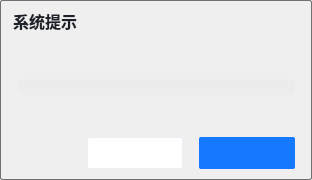
<?xml version="1.0" encoding="UTF-8"?>
<ui version="4.0">
 <class>ProgressBarDlg</class>
 <widget class="QWidget" name="ProgressBarDlg">
  <property name="geometry">
   <rect>
    <x>0</x>
    <y>0</y>
    <width>312</width>
    <height>180</height>
   </rect>
  </property>
  <property name="minimumSize">
   <size>
    <width>312</width>
    <height>180</height>
   </size>
  </property>
  <property name="maximumSize">
   <size>
    <width>312</width>
    <height>180</height>
   </size>
  </property>
  <property name="windowTitle">
   <string>Form</string>
  </property>
  <property name="styleSheet">
   <string notr="true">border:1px solid #707070;
border-radius:2px;</string>
  </property>
  <layout class="QVBoxLayout" name="verticalLayout_3">
   <property name="spacing">
    <number>0</number>
   </property>
   <property name="leftMargin">
    <number>1</number>
   </property>
   <property name="topMargin">
    <number>1</number>
   </property>
   <property name="rightMargin">
    <number>1</number>
   </property>
   <property name="bottomMargin">
    <number>1</number>
   </property>
   <item>
    <widget class="QWidget" name="widget_title" native="true">
     <property name="minimumSize">
      <size>
       <width>0</width>
       <height>40</height>
      </size>
     </property>
     <property name="maximumSize">
      <size>
       <width>16777215</width>
       <height>40</height>
      </size>
     </property>
     <property name="styleSheet">
      <string notr="true">
border-top-left-radius:2px;
border-top-right-radius:2px;
border:none;
background:transparent;</string>
     </property>
     <layout class="QHBoxLayout" name="horizontalLayout">
      <property name="spacing">
       <number>8</number>
      </property>
      <property name="leftMargin">
       <number>12</number>
      </property>
      <property name="topMargin">
       <number>8</number>
      </property>
      <property name="rightMargin">
       <number>6</number>
      </property>
      <property name="bottomMargin">
       <number>8</number>
      </property>
      <item>
       <widget class="QLabel" name="label">
        <property name="styleSheet">
         <string notr="true">font-size: 16px;
font-weight: 500;
color: #1D2129;
line-height: 22px;</string>
        </property>
        <property name="text">
         <string>系统提示</string>
        </property>
       </widget>
      </item>
      <item>
       <spacer name="horizontalSpacer">
        <property name="orientation">
         <enum>Qt::Horizontal</enum>
        </property>
        <property name="sizeHint" stdset="0">
         <size>
          <width>21</width>
          <height>19</height>
         </size>
        </property>
       </spacer>
      </item>
      <item>
       <widget class="QPushButton" name="btn_close">
        <property name="minimumSize">
         <size>
          <width>28</width>
          <height>28</height>
         </size>
        </property>
        <property name="maximumSize">
         <size>
          <width>28</width>
          <height>28</height>
         </size>
        </property>
        <property name="styleSheet">
         <string notr="true">border-image: url(:/curve/res/curve/icons_close.png);</string>
        </property>
        <property name="text">
         <string/>
        </property>
       </widget>
      </item>
     </layout>
    </widget>
   </item>
   <item>
    <widget class="QWidget" name="widget_2" native="true">
     <property name="styleSheet">
      <string notr="true">background:transparent;
border:none;</string>
     </property>
     <layout class="QVBoxLayout" name="verticalLayout_2">
      <property name="spacing">
       <number>0</number>
      </property>
      <property name="leftMargin">
       <number>16</number>
      </property>
      <property name="topMargin">
       <number>0</number>
      </property>
      <property name="rightMargin">
       <number>16</number>
      </property>
      <property name="bottomMargin">
       <number>42</number>
      </property>
      <item>
       <spacer name="verticalSpacer">
        <property name="orientation">
         <enum>Qt::Vertical</enum>
        </property>
        <property name="sizeHint" stdset="0">
         <size>
          <width>20</width>
          <height>0</height>
         </size>
        </property>
       </spacer>
      </item>
      <item>
       <widget class="QWidget" name="widget_progress" native="true">
        <layout class="QVBoxLayout" name="verticalLayout">
         <property name="spacing">
          <number>8</number>
         </property>
         <property name="leftMargin">
          <number>0</number>
         </property>
         <property name="topMargin">
          <number>0</number>
         </property>
         <property name="rightMargin">
          <number>0</number>
         </property>
         <property name="bottomMargin">
          <number>0</number>
         </property>
         <item>
          <widget class="QLabel" name="label_progress_val">
           <property name="styleSheet">
            <string notr="true">font-size: 16px;
font-weight: 400;
color: #4E5969;
line-height: 22px;
border:none;
background:transparent;</string>
           </property>
           <property name="text">
            <string/>
           </property>
           <property name="alignment">
            <set>Qt::AlignCenter</set>
           </property>
          </widget>
         </item>
         <item>
          <widget class="QProgressBar" name="progressBar">
           <property name="minimumSize">
            <size>
             <width>280</width>
             <height>16</height>
            </size>
           </property>
           <property name="maximumSize">
            <size>
             <width>280</width>
             <height>16</height>
            </size>
           </property>
           <property name="styleSheet">
            <string notr="true">QProgressBar{
border:none;
background-color:#ECECEC;
border-radius:8px;　　
}

QProgressBar::chunk {
background-color:#1479FF;
border-radius:8px;
}</string>
           </property>
           <property name="value">
            <number>0</number>
           </property>
           <property name="textVisible">
            <bool>false</bool>
           </property>
          </widget>
         </item>
        </layout>
       </widget>
      </item>
     </layout>
    </widget>
   </item>
   <item>
    <widget class="QWidget" name="widget_3" native="true">
     <property name="styleSheet">
      <string notr="true">#widget_3{
border:none;
background:transparent;
}

</string>
     </property>
     <layout class="QHBoxLayout" name="horizontalLayout_3">
      <property name="spacing">
       <number>16</number>
      </property>
      <property name="leftMargin">
       <number>0</number>
      </property>
      <property name="topMargin">
       <number>0</number>
      </property>
      <property name="rightMargin">
       <number>16</number>
      </property>
      <property name="bottomMargin">
       <number>10</number>
      </property>
      <item>
       <spacer name="horizontalSpacer_2">
        <property name="orientation">
         <enum>Qt::Horizontal</enum>
        </property>
        <property name="sizeHint" stdset="0">
         <size>
          <width>71</width>
          <height>20</height>
         </size>
        </property>
       </spacer>
      </item>
      <item>
       <widget class="QPushButton" name="btn_1">
        <property name="minimumSize">
         <size>
          <width>96</width>
          <height>32</height>
         </size>
        </property>
        <property name="maximumSize">
         <size>
          <width>96</width>
          <height>32</height>
         </size>
        </property>
        <property name="styleSheet">
         <string notr="true">background: #FFFFFF;
border-radius: 2px;
border: 1px solid #E9EEF5;
font-size: 14px;
font-weight: 400;
color: #4E5969;
line-height: 0px;</string>
        </property>
        <property name="text">
         <string/>
        </property>
       </widget>
      </item>
      <item>
       <widget class="QPushButton" name="btn_2">
        <property name="enabled">
         <bool>true</bool>
        </property>
        <property name="minimumSize">
         <size>
          <width>96</width>
          <height>32</height>
         </size>
        </property>
        <property name="maximumSize">
         <size>
          <width>96</width>
          <height>32</height>
         </size>
        </property>
        <property name="styleSheet">
         <string notr="true">QPushButton
{
background: #1479FF;
border-radius: 2px;
font-size: 14px;
font-weight: 400;
color: #FFFFFF;
line-height: 0px;
border:none;
}

QPushButton::disabled
{
background: #E8EBEE;
font-size: 14px;
font-weight: 400;
color: #C9CDD4;
line-height: 0px;
}</string>
        </property>
        <property name="text">
         <string/>
        </property>
       </widget>
      </item>
     </layout>
    </widget>
   </item>
  </layout>
 </widget>
 <resources/>
 <connections/>
</ui>
